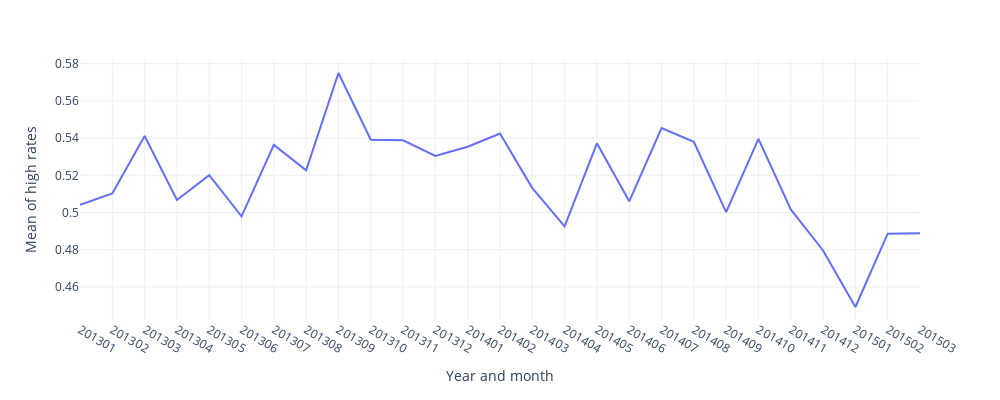

Notebook source saved alongside this figure:
### Markdown cell above
In the last decade of the 1900's the rating of the users that considered movies as good movies were a little higher than usual, then for the next 5 years it had a llittle decrement. Then it started to increment for 10 years and the final 2 years it has started to fall again.

Lets have a zoom on the last 2 years and have a glimpse on every month.

### Code cell
ratings_by_year_month = ratings.groupby(["year_month"]).agg({"high":"mean"})\
.reset_index()
ratings_by_year_month.columns = ["year_month","mean_rating"]
ratings_by_year_month['year_month'] = ratings_by_year_month.year_month.astype(str)

fig = px.line(ratings_by_year_month[ratings_by_year_month["year_month"]>='201301'], x='year_month', y='mean_rating', height=400,width = 1000,
labels={'mean_rating':'Mean of high rates','year_month':'Year and month'},
template=theme)
fig.update_traces(marker_color=k_colors[1])
fig.show()

### Figure 1 — Plotly figure (JSON) as saved in the notebook; plotly's stock layout.template omitted (floating-point values rounded to 4 significant figures)
{"data": [{"hovertemplate": "Year and month=%{x}<br>Mean of high rates=%{y}<extra></extra>", "legendgroup": "", "line": {"color": "#636efa", "dash": "solid"}, "marker": {"color": "rgb(62,196,4)"}, "mode": "lines", "name": "", "orientation": "v", "showlegend": false, "type": "scatter", "x": ["201301", "201302", "201303", "201304", "201305", "201306", "201307", "201308", "201309", "201310", "201311", "201312", "201401", "201402", "201403", "201404", "201405", "201406", "201407", "201408", "201409", "201410", "201411", "201412", "201501", "201502", "201503"], "xaxis": "x", "y": [0.5042, 0.5102, 0.5412, 0.5067, 0.5201, 0.498, 0.5363, 0.5227, 0.575, 0.5391, 0.5388, 0.5304, 0.5354, 0.5424, 0.5132, 0.4926, 0.5372, 0.506, 0.5454, 0.5381, 0.5002, 0.5396, 0.5017, 0.4796, 0.4492, 0.4887, 0.4888], "yaxis": "y"}], "layout": {"height": 400, "legend": {"tracegroupgap": 0}, "margin": {"t": 60}, "width": 1000, "xaxis": {"anchor": "y", "domain": [0, 1], "title": {"text": "Year and month"}}, "yaxis": {"anchor": "x", "domain": [0, 1], "title": {"text": "Mean of high rates"}}}}
